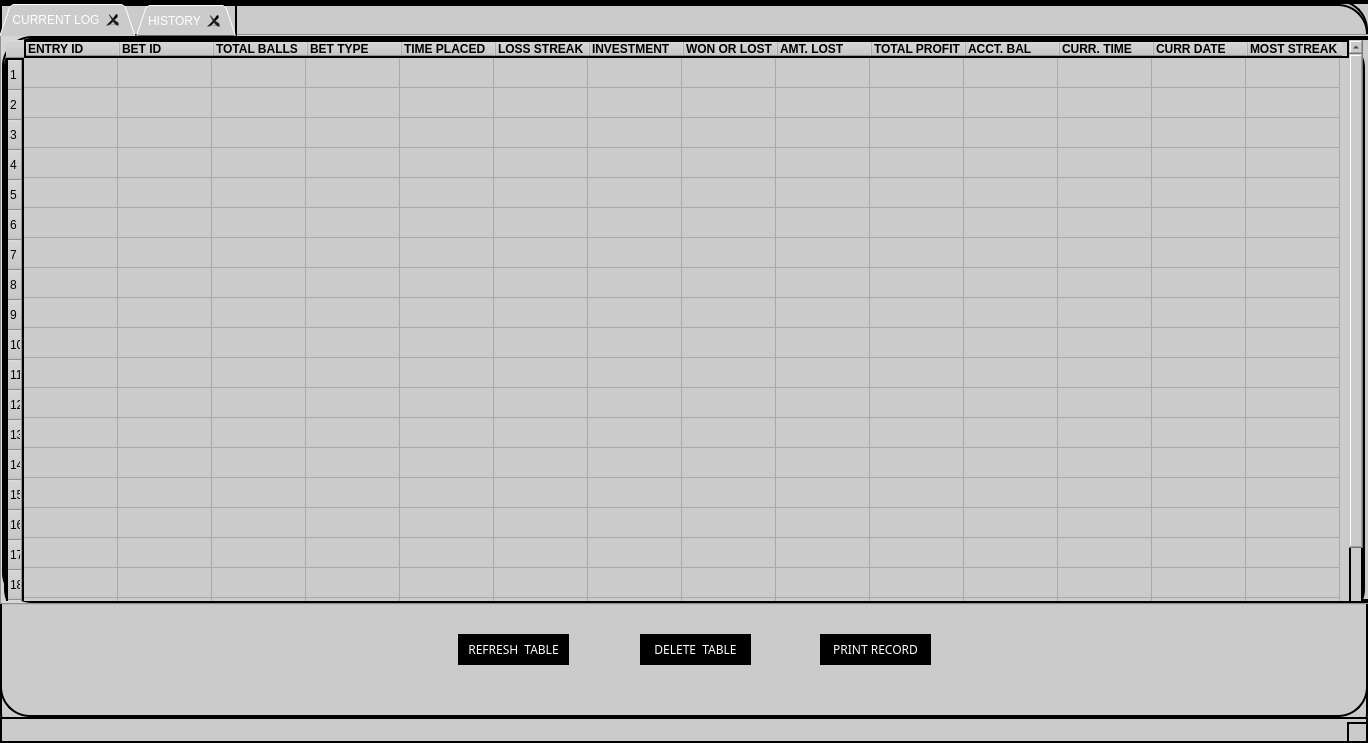
<?xml version="1.0" encoding="UTF-8"?>
<ui version="4.0">
 <class>MainWindow</class>
 <widget class="QMainWindow" name="MainWindow">
  <property name="geometry">
   <rect>
    <x>0</x>
    <y>0</y>
    <width>1368</width>
    <height>743</height>
   </rect>
  </property>
  <property name="windowTitle">
   <string>LOG VIEW</string>
  </property>
  <property name="windowIcon">
   <iconset>
    <normaloff>iStock-872962368-chat-bots-removebg-preview.png</normaloff>iStock-872962368-chat-bots-removebg-preview.png</iconset>
  </property>
  <property name="autoFillBackground">
   <bool>false</bool>
  </property>
  <property name="styleSheet">
   <string notr="true">border: 2px solid black;
border-radius:30px;
 
background-color:rgb(203, 203, 203); </string>
  </property>
  <property name="toolButtonStyle">
   <enum>Qt::ToolButtonTextOnly</enum>
  </property>
  <widget class="QWidget" name="centralwidget">
   <widget class="QTabWidget" name="tabWidget">
    <property name="geometry">
     <rect>
      <x>0</x>
      <y>0</y>
      <width>1401</width>
      <height>601</height>
     </rect>
    </property>
    <property name="autoFillBackground">
     <bool>false</bool>
    </property>
    <property name="styleSheet">
     <string notr="true">color: white</string>
    </property>
    <property name="tabShape">
     <enum>QTabWidget::Triangular</enum>
    </property>
    <property name="currentIndex">
     <number>0</number>
    </property>
    <property name="iconSize">
     <size>
      <width>25</width>
      <height>16</height>
     </size>
    </property>
    <property name="tabsClosable">
     <bool>true</bool>
    </property>
    <widget class="QWidget" name="tab">
     <attribute name="icon">
      <iconset>
       <normaloff>copy.png</normaloff>copy.png</iconset>
     </attribute>
     <attribute name="title">
      <string>CURRENT LOG</string>
     </attribute>
     <widget class="QDial" name="dial_2">
      <property name="geometry">
       <rect>
        <x>2</x>
        <y>-16</y>
        <width>21</width>
        <height>61</height>
       </rect>
      </property>
     </widget>
     <widget class="QTableWidget" name="logWindow">
      <property name="geometry">
       <rect>
        <x>0</x>
        <y>0</y>
        <width>1361</width>
        <height>581</height>
       </rect>
      </property>
      <property name="styleSheet">
       <string notr="true">color:black</string>
      </property>
      <property name="rowCount">
       <number>20</number>
      </property>
      <property name="columnCount">
       <number>14</number>
      </property>
      <attribute name="horizontalHeaderMinimumSectionSize">
       <number>15</number>
      </attribute>
      <attribute name="horizontalHeaderDefaultSectionSize">
       <number>94</number>
      </attribute>
      <attribute name="verticalHeaderMinimumSectionSize">
       <number>16</number>
      </attribute>
      <attribute name="verticalHeaderHighlightSections">
       <bool>true</bool>
      </attribute>
      <row/>
      <row/>
      <row/>
      <row/>
      <row/>
      <row/>
      <row/>
      <row/>
      <row/>
      <row/>
      <row/>
      <row/>
      <row/>
      <row/>
      <row/>
      <row/>
      <row/>
      <row/>
      <row/>
      <row/>
      <column>
       <property name="text">
        <string>ENTRY ID</string>
       </property>
       <property name="font">
        <font>
         <weight>75</weight>
         <bold>true</bold>
        </font>
       </property>
       <property name="textAlignment">
        <set>AlignLeading|AlignVCenter</set>
       </property>
      </column>
      <column>
       <property name="text">
        <string>BET ID</string>
       </property>
       <property name="font">
        <font>
         <weight>75</weight>
         <bold>true</bold>
        </font>
       </property>
       <property name="textAlignment">
        <set>AlignLeading|AlignVCenter</set>
       </property>
      </column>
      <column>
       <property name="text">
        <string>TOTAL BALLS</string>
       </property>
       <property name="font">
        <font>
         <weight>75</weight>
         <bold>true</bold>
        </font>
       </property>
       <property name="textAlignment">
        <set>AlignLeading|AlignVCenter</set>
       </property>
      </column>
      <column>
       <property name="text">
        <string>BET TYPE</string>
       </property>
       <property name="font">
        <font>
         <weight>75</weight>
         <bold>true</bold>
        </font>
       </property>
       <property name="textAlignment">
        <set>AlignLeading|AlignVCenter</set>
       </property>
      </column>
      <column>
       <property name="text">
        <string>TIME PLACED</string>
       </property>
       <property name="font">
        <font>
         <weight>75</weight>
         <bold>true</bold>
        </font>
       </property>
       <property name="textAlignment">
        <set>AlignLeading|AlignVCenter</set>
       </property>
      </column>
      <column>
       <property name="text">
        <string>LOSS STREAK</string>
       </property>
       <property name="font">
        <font>
         <weight>75</weight>
         <bold>true</bold>
        </font>
       </property>
       <property name="textAlignment">
        <set>AlignLeading|AlignVCenter</set>
       </property>
      </column>
      <column>
       <property name="text">
        <string>INVESTMENT</string>
       </property>
       <property name="font">
        <font>
         <weight>75</weight>
         <bold>true</bold>
        </font>
       </property>
       <property name="textAlignment">
        <set>AlignLeading|AlignVCenter</set>
       </property>
      </column>
      <column>
       <property name="text">
        <string>WON OR LOST</string>
       </property>
       <property name="font">
        <font>
         <weight>75</weight>
         <bold>true</bold>
        </font>
       </property>
       <property name="textAlignment">
        <set>AlignLeading|AlignVCenter</set>
       </property>
      </column>
      <column>
       <property name="text">
        <string>AMT. LOST</string>
       </property>
       <property name="font">
        <font>
         <weight>75</weight>
         <bold>true</bold>
        </font>
       </property>
       <property name="textAlignment">
        <set>AlignLeading|AlignVCenter</set>
       </property>
      </column>
      <column>
       <property name="text">
        <string>TOTAL PROFIT</string>
       </property>
       <property name="font">
        <font>
         <weight>75</weight>
         <bold>true</bold>
        </font>
       </property>
       <property name="textAlignment">
        <set>AlignLeading|AlignVCenter</set>
       </property>
      </column>
      <column>
       <property name="text">
        <string>ACCT. BAL</string>
       </property>
       <property name="font">
        <font>
         <weight>75</weight>
         <bold>true</bold>
        </font>
       </property>
       <property name="textAlignment">
        <set>AlignLeading|AlignVCenter</set>
       </property>
      </column>
      <column>
       <property name="text">
        <string>CURR. TIME</string>
       </property>
       <property name="font">
        <font>
         <weight>75</weight>
         <bold>true</bold>
        </font>
       </property>
       <property name="textAlignment">
        <set>AlignLeading|AlignVCenter</set>
       </property>
      </column>
      <column>
       <property name="text">
        <string>CURR DATE</string>
       </property>
       <property name="font">
        <font>
         <weight>75</weight>
         <bold>true</bold>
        </font>
       </property>
       <property name="textAlignment">
        <set>AlignLeading|AlignVCenter</set>
       </property>
      </column>
      <column>
       <property name="text">
        <string>MOST STREAK</string>
       </property>
       <property name="font">
        <font>
         <weight>75</weight>
         <bold>true</bold>
        </font>
       </property>
       <property name="textAlignment">
        <set>AlignLeading|AlignVCenter</set>
       </property>
      </column>
     </widget>
    </widget>
    <widget class="QWidget" name="tab_2">
     <attribute name="icon">
      <iconset>
       <normaloff>color.png</normaloff>color.png</iconset>
     </attribute>
     <attribute name="title">
      <string>HISTORY</string>
     </attribute>
     <widget class="QDial" name="dial">
      <property name="geometry">
       <rect>
        <x>0</x>
        <y>0</y>
        <width>50</width>
        <height>64</height>
       </rect>
      </property>
     </widget>
     <widget class="QDateEdit" name="dateEdit">
      <property name="geometry">
       <rect>
        <x>230</x>
        <y>20</y>
        <width>110</width>
        <height>22</height>
       </rect>
      </property>
      <property name="styleSheet">
       <string notr="true">color:black;
font: 87 9pt &quot;ø&quot;;</string>
      </property>
      <property name="dateTime">
       <datetime>
        <hour>0</hour>
        <minute>0</minute>
        <second>0</second>
        <year>2021</year>
        <month>1</month>
        <day>1</day>
       </datetime>
      </property>
      <property name="calendarPopup">
       <bool>true</bool>
      </property>
     </widget>
     <widget class="QTimeEdit" name="timeEdit">
      <property name="geometry">
       <rect>
        <x>490</x>
        <y>20</y>
        <width>118</width>
        <height>22</height>
       </rect>
      </property>
      <property name="styleSheet">
       <string notr="true">color:black;
font: 87 9pt &quot;ø&quot;;</string>
      </property>
     </widget>
     <widget class="QPushButton" name="searchRecords">
      <property name="geometry">
       <rect>
        <x>710</x>
        <y>20</y>
        <width>121</width>
        <height>23</height>
       </rect>
      </property>
      <property name="styleSheet">
       <string notr="true">border: 2px solid black;
border-radius:20px;
color:white;
font: 87 9pt &quot;ø&quot;;
background-color:black;
</string>
      </property>
      <property name="text">
       <string>SEARCH RECORDS</string>
      </property>
     </widget>
     <widget class="QLabel" name="label">
      <property name="geometry">
       <rect>
        <x>180</x>
        <y>20</y>
        <width>41</width>
        <height>21</height>
       </rect>
      </property>
      <property name="styleSheet">
       <string notr="true">color:black;
font: 87 9pt &quot;ø&quot;;
border:0px;</string>
      </property>
      <property name="text">
       <string>DATE:</string>
      </property>
     </widget>
     <widget class="QLabel" name="label_2">
      <property name="geometry">
       <rect>
        <x>440</x>
        <y>20</y>
        <width>41</width>
        <height>21</height>
       </rect>
      </property>
      <property name="styleSheet">
       <string notr="true">color:black;
font: 87 9pt &quot;ø&quot;;
border:0px;</string>
      </property>
      <property name="text">
       <string>TIME:</string>
      </property>
     </widget>
     <widget class="QTableWidget" name="tableWidget">
      <property name="geometry">
       <rect>
        <x>-20</x>
        <y>60</y>
        <width>1381</width>
        <height>511</height>
       </rect>
      </property>
      <property name="styleSheet">
       <string notr="true">color:black</string>
      </property>
      <property name="rowCount">
       <number>20</number>
      </property>
      <property name="columnCount">
       <number>14</number>
      </property>
      <attribute name="horizontalHeaderDefaultSectionSize">
       <number>96</number>
      </attribute>
      <attribute name="verticalHeaderMinimumSectionSize">
       <number>16</number>
      </attribute>
      <attribute name="verticalHeaderHighlightSections">
       <bool>true</bool>
      </attribute>
      <row/>
      <row/>
      <row/>
      <row/>
      <row/>
      <row/>
      <row/>
      <row/>
      <row/>
      <row/>
      <row/>
      <row/>
      <row/>
      <row/>
      <row/>
      <row/>
      <row/>
      <row/>
      <row/>
      <row/>
      <column>
       <property name="text">
        <string>ENTRY ID</string>
       </property>
       <property name="font">
        <font>
         <weight>75</weight>
         <bold>true</bold>
        </font>
       </property>
       <property name="textAlignment">
        <set>AlignLeading|AlignVCenter</set>
       </property>
      </column>
      <column>
       <property name="text">
        <string>BET ID</string>
       </property>
       <property name="font">
        <font>
         <weight>75</weight>
         <bold>true</bold>
        </font>
       </property>
       <property name="textAlignment">
        <set>AlignLeading|AlignVCenter</set>
       </property>
      </column>
      <column>
       <property name="text">
        <string>TOTAL BALLS</string>
       </property>
       <property name="font">
        <font>
         <weight>75</weight>
         <bold>true</bold>
        </font>
       </property>
       <property name="textAlignment">
        <set>AlignLeading|AlignVCenter</set>
       </property>
      </column>
      <column>
       <property name="text">
        <string>BET TYPE</string>
       </property>
       <property name="font">
        <font>
         <weight>75</weight>
         <bold>true</bold>
        </font>
       </property>
       <property name="textAlignment">
        <set>AlignLeading|AlignVCenter</set>
       </property>
      </column>
      <column>
       <property name="text">
        <string>TIME PLACED</string>
       </property>
       <property name="font">
        <font>
         <weight>75</weight>
         <bold>true</bold>
        </font>
       </property>
       <property name="textAlignment">
        <set>AlignLeading|AlignVCenter</set>
       </property>
      </column>
      <column>
       <property name="text">
        <string>LOST STREAK</string>
       </property>
       <property name="font">
        <font>
         <weight>75</weight>
         <bold>true</bold>
        </font>
       </property>
       <property name="textAlignment">
        <set>AlignLeading|AlignVCenter</set>
       </property>
      </column>
      <column>
       <property name="text">
        <string>INVESTMENT</string>
       </property>
       <property name="font">
        <font>
         <weight>75</weight>
         <bold>true</bold>
        </font>
       </property>
       <property name="textAlignment">
        <set>AlignLeading|AlignVCenter</set>
       </property>
      </column>
      <column>
       <property name="text">
        <string>WON OR LOST</string>
       </property>
       <property name="font">
        <font>
         <weight>75</weight>
         <bold>true</bold>
        </font>
       </property>
       <property name="textAlignment">
        <set>AlignLeading|AlignVCenter</set>
       </property>
      </column>
      <column>
       <property name="text">
        <string>AMT. LOST</string>
       </property>
       <property name="font">
        <font>
         <weight>75</weight>
         <bold>true</bold>
        </font>
       </property>
       <property name="textAlignment">
        <set>AlignLeading|AlignVCenter</set>
       </property>
      </column>
      <column>
       <property name="text">
        <string>TOTAL PROFIT</string>
       </property>
       <property name="font">
        <font>
         <weight>75</weight>
         <bold>true</bold>
        </font>
       </property>
       <property name="textAlignment">
        <set>AlignLeading|AlignVCenter</set>
       </property>
      </column>
      <column>
       <property name="text">
        <string>ACCT. BAL</string>
       </property>
       <property name="font">
        <font>
         <weight>75</weight>
         <bold>true</bold>
        </font>
       </property>
       <property name="textAlignment">
        <set>AlignLeading|AlignVCenter</set>
       </property>
      </column>
      <column>
       <property name="text">
        <string>CURR. TIME</string>
       </property>
       <property name="font">
        <font>
         <weight>75</weight>
         <bold>true</bold>
        </font>
       </property>
       <property name="textAlignment">
        <set>AlignLeading|AlignVCenter</set>
       </property>
      </column>
      <column>
       <property name="text">
        <string>CURR DATE</string>
       </property>
       <property name="font">
        <font>
         <weight>75</weight>
         <bold>true</bold>
        </font>
       </property>
       <property name="textAlignment">
        <set>AlignLeading|AlignVCenter</set>
       </property>
      </column>
      <column>
       <property name="text">
        <string>MOST STREAK</string>
       </property>
       <property name="font">
        <font>
         <weight>75</weight>
         <bold>true</bold>
        </font>
       </property>
       <property name="textAlignment">
        <set>AlignLeading|AlignVCenter</set>
       </property>
      </column>
     </widget>
    </widget>
   </widget>
   <widget class="QPushButton" name="updateTable">
    <property name="geometry">
     <rect>
      <x>458</x>
      <y>630</y>
      <width>111</width>
      <height>31</height>
     </rect>
    </property>
    <property name="font">
     <font>
      <family>ø</family>
      <pointsize>9</pointsize>
      <weight>10</weight>
      <italic>false</italic>
      <bold>false</bold>
     </font>
    </property>
    <property name="styleSheet">
     <string notr="true">border: 2px solid black;
border-radius:20px;
color:white;
font: 87 9pt &quot;ø&quot;;
background-color:black;
</string>
    </property>
    <property name="text">
     <string>REFRESH  TABLE</string>
    </property>
   </widget>
   <widget class="QPushButton" name="newTable">
    <property name="geometry">
     <rect>
      <x>640</x>
      <y>630</y>
      <width>111</width>
      <height>31</height>
     </rect>
    </property>
    <property name="font">
     <font>
      <family>ø</family>
      <pointsize>9</pointsize>
      <weight>10</weight>
      <italic>false</italic>
      <bold>false</bold>
     </font>
    </property>
    <property name="styleSheet">
     <string notr="true">border: 2px solid black;
border-radius:20px;
color:white;
font: 87 9pt &quot;ø&quot;;
background-color:black;
border-radiu:20p;s
</string>
    </property>
    <property name="text">
     <string>DELETE  TABLE</string>
    </property>
   </widget>
   <widget class="QPushButton" name="printDialog">
    <property name="geometry">
     <rect>
      <x>820</x>
      <y>630</y>
      <width>111</width>
      <height>31</height>
     </rect>
    </property>
    <property name="font">
     <font>
      <family>ø</family>
      <pointsize>9</pointsize>
      <weight>10</weight>
      <italic>false</italic>
      <bold>false</bold>
     </font>
    </property>
    <property name="styleSheet">
     <string notr="true">border: 2px solid black;
border-radius:20px;
color:white;
font: 87 9pt &quot;ø&quot;;
background-color:black;
</string>
    </property>
    <property name="text">
     <string>PRINT RECORD</string>
    </property>
   </widget>
  </widget>
  <widget class="QMenuBar" name="menubar">
   <property name="geometry">
    <rect>
     <x>0</x>
     <y>0</y>
     <width>1368</width>
     <height>25</height>
    </rect>
   </property>
  </widget>
  <widget class="QStatusBar" name="statusbar"/>
 </widget>
 <resources/>
 <connections/>
</ui>
